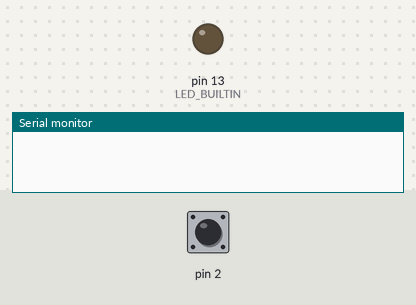
A sketch run on a simulated Arduino Uno, built with avr-gcc and run on an emulated ATmega328P. Parts: output pins drawn as LEDs (lit = HIGH), the last lines printed to the serial monitor. The test bench sets the inputs (shaded band); at power-on: pin 2 HIGH.

Above: at 1.2 s.
1.3 s: pin 2 pulled LOW for 0.15 s
At 2.0 s:
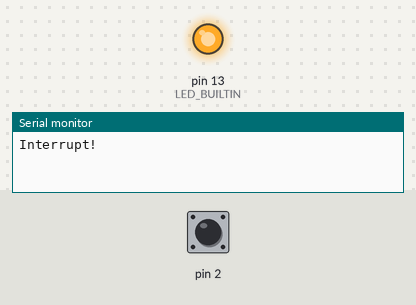
Timing chart, 0 to 4.3 s (numbered marks = the images above; inputs shaded):
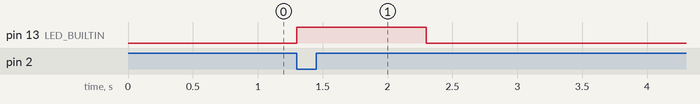

Measured:
- after the input at 1.3 s, pin 13 (LED_BUILTIN): LOW → HIGH at once, → LOW 1.0 s later

The sketch:

knopka_preryvanie.ino
```cpp
volatile bool intFlag = false;   // флаг

void setup() {
  Serial.begin(9600); // открыли порт для связи
  // подключили кнопку на D2 и GND
  pinMode(2, INPUT_PULLUP);
  pinMode(LED_BUILTIN, OUTPUT);
  attachInterrupt(0, buttonTick, FALLING);
}

void buttonTick() {
  intFlag = true;   // подняли флаг прерывания
}

void loop() {
  if (intFlag) {
    intFlag = false;    // сбрасываем
    // совершаем какие-то действия
    Serial.println("Interrupt!");
    digitalWrite(LED_BUILTIN, HIGH);   // turn the LED on (HIGH is the voltage level)
    delay(1000);                       // wait for a second
    digitalWrite(LED_BUILTIN, LOW);
  }
}
```
